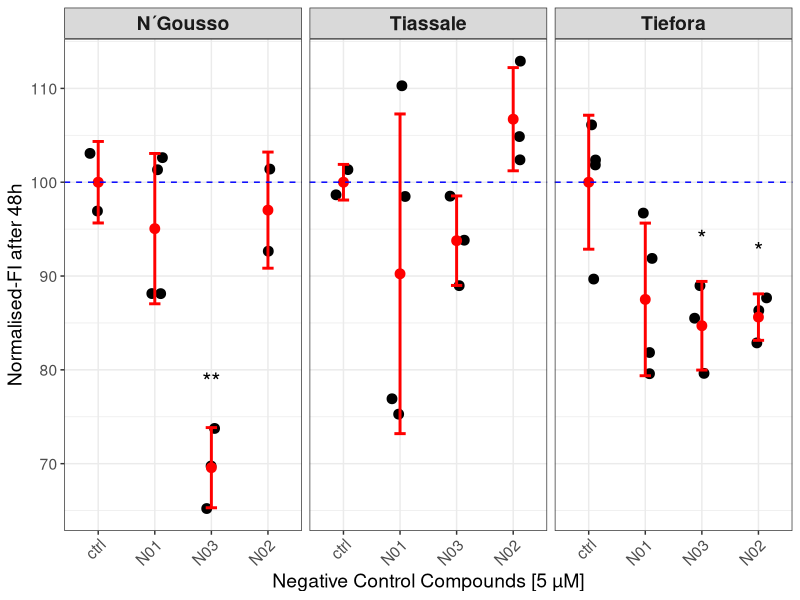

Write R code to recreate this figure.
# ==================================================
# Libraries
# ==================================================

library(dplyr)
library(ggplot2)
library(emmeans)
library(purrr)


# ==================================================
# Daten
# ==================================================

datasets <- list(
  
  Tiassale = list(
    vec_list = list(
      c95013967 = c(76.91441335, 98.47938494, 110.2783483, 75.27517769),
      c48344124 = c(88.97333245, 93.81784798, 98.51345681),
      c24530475 = c(104.8647063, 102.3850311, 112.9044063),
      ctrl = c(98.65731583, 101.3426842)
    ),
    pos_ctrl = c(-4.263400815, -1.942727706, -0.670711124, -0.309801658)
  ),
  
  
  Tiefora = list(
    vec_list = list(
      c95013967 = c(96.70916447, 91.8775875, 79.58772425, 81.84591017),
      c48344124 = c(88.9733095, 85.50291682, 79.6237925),
      c24530475 = c(86.32464559, 82.87150295, 87.67014804),
      ctrl = c(101.8418329, 106.1135679, 102.3687429, 89.67585623)
    ),
    pos_ctrl = c(0.642171622, -0.112125204, -0.907194831, -0.093306988)
  ),
  
  
  "N´Gousso" = list(
    vec_list = list(
      c95013967 = c(88.12204322, 102.6195854, 101.3302988, 88.13013014),
      c48344124 = c(69.74508864, 73.75273656, 65.21410128),
      c24530475 = c(101.3996153, 92.64840948),
      ctrl = c(103.0724531, 96.92754695)
    ),
    pos_ctrl = c(0.485793009, 0.074515218, -0.351781145, -0.823133221)
  )
  
)


# ==================================================
# Alle Daten zusammenführen
# ==================================================

all_data <- imap_dfr(
  datasets,
  function(dat, assay_name){
    
    bind_rows(
      lapply(names(dat$vec_list), function(comp){
        
        data.frame(
          Assay = assay_name,
          Compound = comp,
          Wert = dat$vec_list[[comp]]
        )
        
      })
    )
    
  }
)


# ==================================================
# Reihenfolge der Compounds
# ==================================================

all_data$Compound <- factor(
  all_data$Compound,
  levels = c(
    "ctrl",
    "c95013967",
    "c48344124",
    "c24530475"
  )
)


# ==================================================
# Mittelwerte und SD
# ==================================================

summary_df <- all_data %>%
  group_by(
    Assay,
    Compound
  ) %>%
  summarise(
    mean = mean(Wert),
    sd = sd(Wert),
    .groups = "drop"
  )


# ==================================================
# Kontrolllinien + Z'
# ==================================================

z_df <- imap_dfr(
  datasets,
  function(dat, assay_name){
    
    pos_ctrl <- dat$vec_list$ctrl
    neg_ctrl <- dat$neg_ctrl
    
    data.frame(
      Assay = assay_name,
      ctrl_mean = mean(pos_ctrl),
      z_prime =
        1 -
        (3 * (sd(pos_ctrl) + sd(neg_ctrl))) /
        abs(mean(pos_ctrl) - mean(neg_ctrl))
    )
    
  }
)


# ==================================================
# One-way ANOVA + Dunnett
# ==================================================

stats_df <- imap_dfr(
  datasets,
  function(dat, assay_name){
    
    df <- bind_rows(
      lapply(names(dat$vec_list), function(comp){
        
        data.frame(
          Compound = comp,
          Wert = dat$vec_list[[comp]]
        )
        
      })
    )
    
    
    anova_model <- aov(
      Wert ~ Compound,
      data = df
    )
    
    
    emm <- emmeans(
      anova_model,
      "Compound"
    )
    
    
    dunnett <- contrast(
      emm,
      method = "trt.vs.ctrl",
      ref = "ctrl",
      adjust = "dunnett"
    )
    
    
    result <- summary(dunnett) %>%
      as.data.frame() %>%
      mutate(
        
        Compound = sub(
          " - ctrl",
          "",
          contrast
        ),
        
        sig = case_when(
          p.value < 0.001 ~ "***",
          p.value < 0.01 ~ "**",
          p.value < 0.05 ~ "*",
          TRUE ~ NA_character_
        ),
        
        Assay = assay_name
        
      ) %>%
      filter(!is.na(sig))
    
    
    if(nrow(result) > 0){
      
      result <- result %>%
        left_join(
          
          all_data %>%
            group_by(
              Assay,
              Compound
            ) %>%
            summarise(
              y_pos = max(Wert) + 5,
              .groups = "drop"
            ),
          
          by = c(
            "Assay",
            "Compound"
          )
          
        )
      
    }
    
    
    return(result)
    
  }
)


# ==================================================
# Plot
# ==================================================

final_plot <- ggplot(
  all_data,
  aes(
    x = Compound,
    y = Wert
  )
) +
  
  
  geom_jitter(
    width = 0.15,
    size = 3
  ) +
  
  
  geom_errorbar(
    data = summary_df,
    
    aes(
      x = Compound,
      ymin = mean - sd,
      ymax = mean + sd
    ),
    
    inherit.aes = FALSE,
    
    width = 0.2,
    linewidth = 1,
    colour = "red"
  ) +
  
  
  geom_point(
    data = summary_df,
    
    aes(
      x = Compound,
      y = mean
    ),
    
    inherit.aes = FALSE,
    
    colour = "red",
    size = 3
  ) +
  
  
  geom_hline(
    data = z_df,
    
    aes(
      yintercept = ctrl_mean
    ),
    
    inherit.aes = FALSE,
    
    colour = "blue",
    linetype = "dashed"
  ) +
  
  
  geom_text(
    data = stats_df,
    
    aes(
      x = Compound,
      y = y_pos,
      label = sig
    ),
    
    inherit.aes = FALSE,
    
    size = 6
  ) +
  
  
  facet_wrap(
    ~Assay,
    nrow = 1
  ) +
  
  
  labs(
    x = "Negative Control Compounds [5 µM]",
    y = "Normalised-FI after 48h"
  ) +
  
  
  # Nur die Anzeige der x-Achse ändern
  scale_x_discrete(
    labels = c(
      "ctrl" = "ctrl",
      "c95013967" = "N01",
      "c48344124" = "N03",
      "c24530475" = "N02"
    )
  ) +
  
  
  theme_bw() +
  
  theme(
    
    text = element_text(size = 14),
    
    axis.text.x = element_text(
      angle = 45,
      hjust = 1
    ),
    
    strip.text = element_text(
      size = 14,
      face = "bold"
    )
    
  )


# ==================================================
# Plot anzeigen
# ==================================================

print(final_plot)
